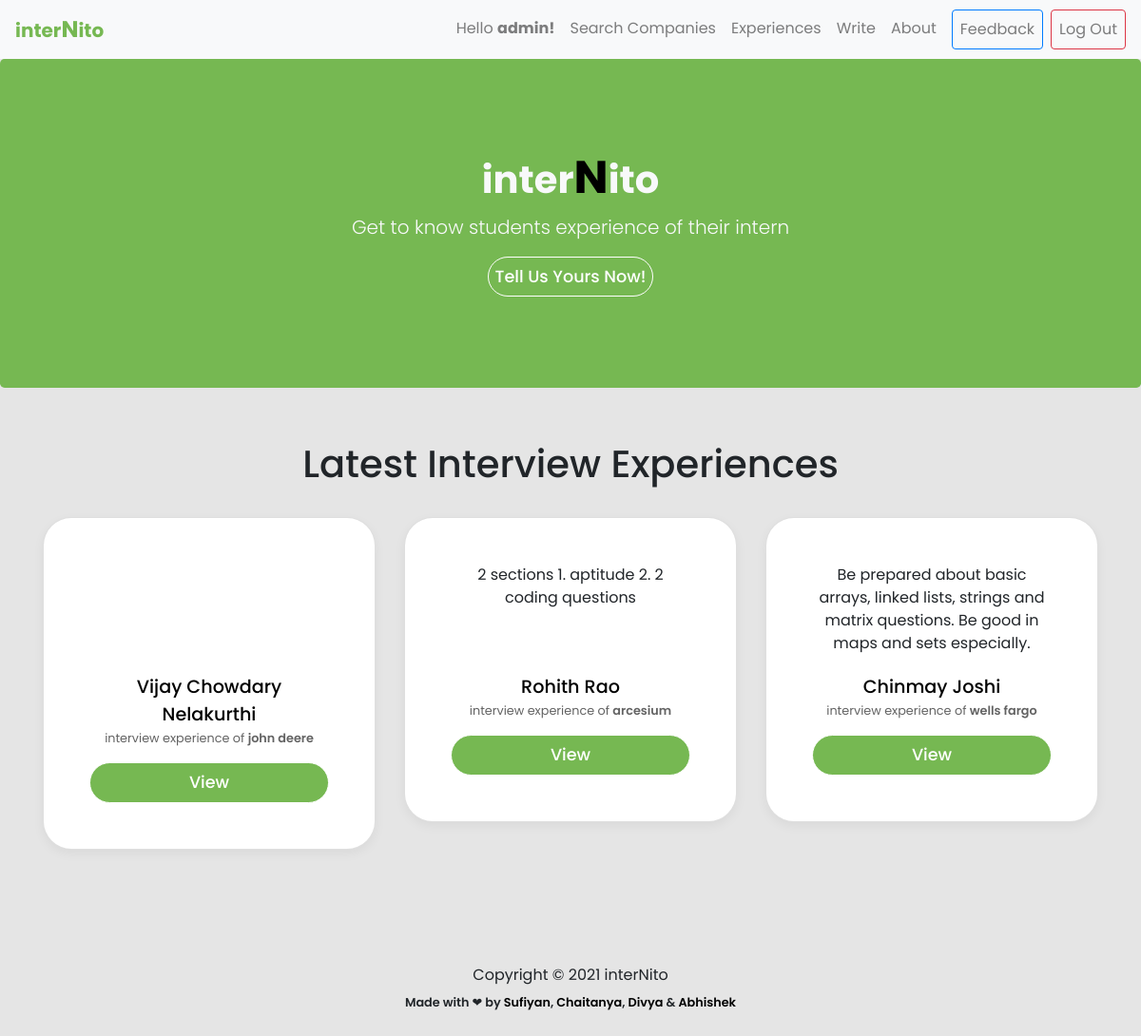
Screenshot of / (signed in) with the database file from the repository.
### experience/models.py (models this page shows, shortened)
class Experience(models.Model):
    user = models.ForeignKey(User, on_delete = models.CASCADE)
    name = models.CharField(max_length=80)
    branch = models.CharField(max_length=255,blank=True)
    cgpa_cutoff = models.CharField(max_length=255,blank=True)
    resume = models.TextField(blank=True)
    batch = models.CharField(max_length=255, blank=True)
    company = models.CharField(max_length=255,blank=False)
    summary = models.TextField(blank=False)
    period = models.CharField(max_length=255,blank=False)
    ot_summary = models.TextField(blank = True)
    ot_question1 = models.TextField(blank = True, null = True)
    ot_question1_link = models.TextField(blank = True, null = True, default = 'NONE')
    ot_question2 = models.TextField(blank = True, null = True)
    ot_question2_link = models.TextField(blank = True, null = True)
    ot_question3 = models.TextField(blank = True, null = True)
    ot_question3_link = models.TextField(blank = True, null = True)
    ot_question4 = models.TextField(blank = True, null = True)
    ot_question4_link = models.TextField(blank = True, null = True)
    round1_details = models.TextField(blank = True, null = True)
    round2_details = models.TextField(blank = True, null = True)
    round3_details = models.TextField(blank = True, null = True)
    final_summary = models.TextField(blank = True, null = True)

### experience/views.py (the view)
# urls.py: path('', views.home,name='home'),
@login_required()
def home(request):
    responses = Experience.objects.all().order_by('-id')[:3]
    return render(request, 'home.html', {'responses': responses})

### templates/home.html (shortened to what this page needs)
{% extends 'base.html' %} {% load static %} {% block content %}
<link rel="stylesheet" href="{% static 'css/experience.css' %}" />
<main role="main">
  <section class="jumbotron text-center bg-lime">
    <div class="container text-light">
      <h1>
        <strong>inter<big style="color: black">N</big>ito</strong>
      </h1>
      <p class="mt-2 lead text-light">
        Get to know students experience of their intern
      </p>
      <a class="btn view-btn" href="{% url 'write'%}"> Tell Us Yours Now! </a>
    </div>
  </section>
  {% if request.user.is_staff %}
  <div class="album py-5 bg-lime-invert">
    <div class="container">
      <h1 class="mb-4">
        <div class="head p-2" style="text-align: center">
          Latest Interview Experiences
        </div>
      </h1>
      <div class="row">
        {% for response in responses %}
        <div class="col-md-4">
          <div class="card mb-4 box-shadow">
            <div class="card-body p-5 summary-parent">
              <p
                class="card-text summary summary-text"
                style="height: 10ch; text-overflow: ellipsis; overflow: hidden"
              >
                {{response.summary }}
              </p>
              <p class="card-text name">
                <a href="{% url 'profile' response.user.username %}"
                  >{{response.name}}</a
                >
              </p>
              <p class="card-text company capitalize">
                interview experience of <strong>{{response.company}}</strong>
              </p>
              <a
                href="{% url  'post' response.pk %}"
                type="button"
                class="
                  btn btn-sm btn-outline-secondary
                  view-btn
                  w-100
                  text-center
                "
              >
                View
              </a>
            </div>
          </div>
        </div>
        {% endfor %}
      </div>
    </div>
  </div>
  {% endif %}
</main>
{% endblock content %}

### templates/base.html (shortened to what this page needs)
{% load static %}
<!DOCTYPE html>
<html lang="en">
  <head>
    <link href="{% static 'css/bootstrap.min.css' %}" rel="stylesheet" />
    <link href="{% static 'css/album.css' %}" rel="stylesheet" />
  </head>
  <nav class="navbar navbar-expand-lg navbar-light bg-light sticky-top">
    <a
    style="color: #76b852"
      class="logoAnchor navbar-brand" href="{% url 'home' %}"
      ><strong>inter<big>N</big>ito</strong></a>
    <div class="collapse navbar-collapse" id="navbarSupportedContent">
      <ul class="navbar-nav ml-auto">
        {% if request.user.is_authenticated %}
        <li class="nav-item">
          <a class="nav-link" href="{% url 'profile' request.user.username %}"
            >Hello <strong>{{ request.user.first_name }}!</strong></a>
        </li>
        {% endif %}
        {% if request.user.is_staff %}
        <li class="nav-item">
          <a class="nav-link" href="{% url 'company' %}">Search Companies</a>
        </li>
        <li class="nav-item">
          <a class="nav-link" href="{% url 'experience' %}">Experiences</a>
        </li>
        {% endif %}
        <li class="nav-item">
          <a class="nav-link" href="{% url 'write' %}">Write</a>
        </li>
        <li class="nav-item">
          <a class="nav-link" href="{% url 'about' %}">About</a>
        </li>
        {% if request.user.is_authenticated %}
        <li class="nav-item">
          <a class="ml-2 btn btn-outline-primary nav-link" href="{% url 'feedback' %}"
            >Feedback</a
          >
        </li>
        <li class="nav-item">
          <a class="ml-2 btn btn-outline-danger nav-link" href="{% url 'logout' %}"
            >Log Out</a
          >
        </li>
        {% endif %}
      </ul>
    </div>
  </nav>
  <body>
    {% block content %} {% endblock content %}
    <footer>
      <div class="container" style="text-align: center">
        <p>
          Copyright © 2021 interNito
        </p>
        <small style="font-weight: 550">Made with &#x2764; by
          <a target="_blank" href="https://www.linkedin.com/in/sufiyan-ansari-nitw/">
            Sufiyan</a>,
          <a target="_blank" href="https://www.linkedin.com/in/chaitanya-hardikar-0ab4821a7/">
            Chaitanya</a>,
          <a target="_blank" href="https://www.linkedin.com/in/divya-soni14/">
            Divya</a>
          &
          <a target="_blank" href="https://www.linkedin.com/in/abhishek-upadhayayula-a541ba1b8/">
            Abhishek</a></small>
      </div>
    </footer>
  </body>
</html>

### static/css/album.css (style rules this page uses)
main { font-family: "Poppins", sans-serif !important; }
:root { --jumbotron-padding-y: 3rem; }
.jumbotron { padding-top: var(--jumbotron-padding-y); padding-bottom: var(--jumbotron-padding-y); margin-bottom: 0; background-color: #76b852; }
@media (min-width: 768px) { .jumbotron { padding-top: calc(var(--jumbotron-padding-y) * 2); padding-bottom: calc(var(--jumbotron-padding-y) * 2); } }
.jumbotron .container { max-width: 40rem; }
footer { padding-top: 3rem; padding-bottom: 3rem; }
footer p { margin-bottom: 0.25rem; }
.box-shadow { box-shadow: 0 0.25rem 0.75rem rgba(0, 0, 0, 0.05); }

### static/css/experience.css (style rules this page uses)
* { font-family: "Poppins", sans-serif; }
body { background-color: #e5e5e5; }
.card { background-color: white; border-radius: 30px; }
.card-text { text-align: center; }
.name { font-weight: 500; margin-bottom: 0px; font-size: 1.2rem; }
.company { font-size: 0.8rem; text-transform: lowercase; color: rgb(99, 99, 99); }
.company strong { font-weight: 600; }
.view-btn { padding: 7px; font-weight: 500; font-size: 1.1rem; color: #76b852; background-color: white; border-radius: 45px; border: 1px solid #76b852; }

### templates/base.html (style rules this page uses)
.logoAnchor:hover, .logoAnchor { text-decoration: none; color: #76b852; }
a, a:focus { text-decoration: none; color: black; }

### templates/home.html (style rules this page uses)
.card { background-color: white; border-radius: 30px; }
.card-text { text-align: center; }
.name { font-weight: 500; margin-bottom: 0px; font-size: 1.2rem; }
.company { font-size: 0.8rem; text-transform: lowercase; color: rgb(99, 99, 99); }
.company strong { font-weight: 600; }
.view-btn { font-weight: 500; font-size: 1.1rem; color: white; background-color: #76b852; border-radius: 45px; border: 1px solid white; }

### rows the page displays
Experience: name "Vijay Chowdary Nelakurthi", company "john deere"
Experience: summary "2 sections 1. aptitude 2. 2 coding questions", name "Rohith Rao", company "arcesium"
Experience: summary "Be prepared about basic arrays, linked lists, strings and matrix questions. Be good in maps and sets especially.", name "Chinmay Joshi", company "wells fargo"

### other values shown
{{ request.user.first_name }} "admin"
